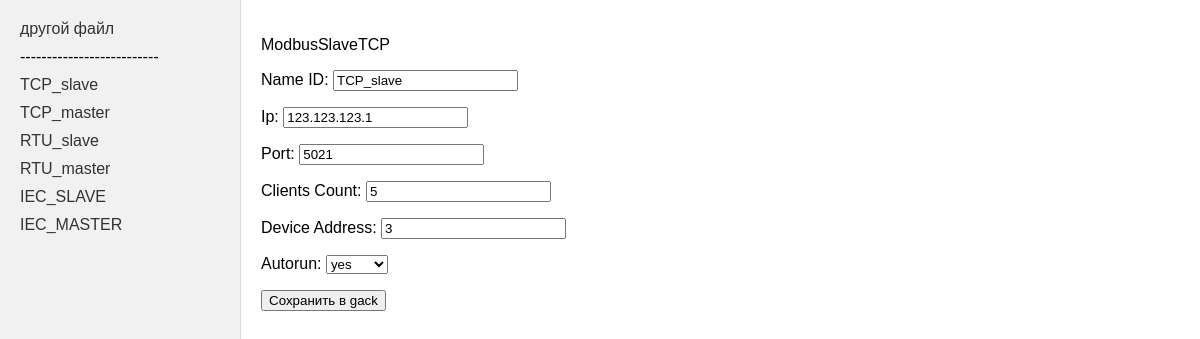
/controllerInfo/?item=ModbusSlaveTCP&Name_ID=TCP_slave, run on the app's committed database.
### main/models.py (models this page shows)
class ChoicesMixin:
    TrueFalse_Choice = (
        ('true', 'yes'),
        ('false', 'no')
    )
    Loglevel_Choice = (
        ('Trace', 'Trace'),
        ('Debug', 'Debug'),
        ('Info', 'Info'),
        ('Warn', 'Warn'),
        ('Error', 'Error'),
        ('Off', 'Off')
    )
    Speed_Choice = (
        ('s1200', '1200'),
        ('s2400', '2400'),
        ('s4800', '4800'),
        ('s9600', '9600'),
        ('s19200', '19200'),
        ('s38400', '38400'),
        ('s57600', '57600'),
        ('s115200', '115200')
    )
    Partity_Choice = (
        ('None', 'None'),
        ('Odd', 'Odd'),
        ('Even', 'Even'),
        ('Mark', 'Mark'),
        ('Space', 'Space')
    )
    StopBits_Choice = (
        ('One', 'One'),
        ('One5', 'One5'),
        ('Two', 'Two')
    )
    DataBits_Choice = (
        ('Seven', '7'),
        ('Eight', '8')
    )
    FilterChoice = (
        ('None', 'None'),
        ('Partial', 'Partial'),
        ('Full', 'Full')
    )
    TimeSyncFormatChoice = (
        ('UTC', 'UTC'),
        ('Localtime', 'Localtime')
    )

class ModbusSlaveTCP(ChoicesMixin, models.Model):
    IP = models.CharField(max_length=15)
    Port = models.CharField(max_length=20)
    Clients_Count = models.IntegerField()
    Device_Address = models.IntegerField()
    Autorun = models.CharField(max_length=20, choices=ChoicesMixin.TrueFalse_Choice)
    Name_ID = models.CharField(max_length=255, default='null', null=True)
    Sector = models.CharField(max_length=255, default='null', null=True, blank=True)
    Registers = models.CharField(max_length=255, default='null', null=True, blank=True)
    def __str__(self):
        return "ModbusSlaveTCP"

class ModbusikMasterTCP(ChoicesMixin, models.Model):
    Ip = models.CharField(max_length=15)
    Port = models.CharField(max_length=20)
    Read_timeout = models.CharField(max_length=20)
    Pause = models.CharField(max_length=20)
    Station_Address = models.CharField(max_length=20)
    Reconnect = models.IntegerField()
    NumberOfReconnections = models.IntegerField()
    Allowed_errors = models.IntegerField()
    LogLevel = models.CharField(max_length=20, choices=ChoicesMixin.Loglevel_Choice)
    Autorun = models.CharField(max_length=20, choices=ChoicesMixin.TrueFalse_Choice)
    Name_ID = models.CharField(max_length=255, default='null', null=True)
    Sector = models.CharField(max_length=255, default='null', null=True, blank=True)
    Read_registers = models.CharField(max_length=255, default='null', null=True, blank=True)
    Write_registers = models.CharField(max_length=255, default='null', null=True, blank=True)
    Endpoints = models.CharField(max_length=255, default='null', null=True, blank=True)
    def __str__(self):
        return "ModbusikMasterTCP"

class ModbusSlaveRTU(ChoicesMixin, models.Model):
    Port = models.CharField(max_length=20)
    Address = models.IntegerField()
    Speed = models.CharField(max_length=20, choices=ChoicesMixin.Speed_Choice)
    Parity = models.CharField(max_length=20, choices=ChoicesMixin.Partity_Choice)
    Stop_bits = models.CharField(max_length=20, choices=ChoicesMixin.StopBits_Choice)
    Data_bits = models.CharField(max_length=20, choices=ChoicesMixin.DataBits_Choice)
    Number_of_reconnections = models.IntegerField()
    Write_messages_in_log = models.CharField(max_length=20, choices=ChoicesMixin.TrueFalse_Choice)
    Autorun = models.CharField(max_length=20, choices=ChoicesMixin.TrueFalse_Choice)
    Name_ID = models.CharField(max_length=255, default='null', null=True)
    Sector = models.CharField(max_length=255, default='null', null=True, blank=True)
    Count = models.CharField(max_length=255, blank=True)
    Registers = models.CharField(max_length=255, default='null', null=True, blank=True)
    Registers_type = models.CharField(max_length=255, default='null', null=True, blank=True)
    def __str__(self):
        return "ModbusSlaveRTU"

class ModbusikMasterRTU(ChoicesMixin, models.Model):
    Port = models.CharField(max_length=20)
    Speed = models.CharField(max_length=20, choices=ChoicesMixin.Speed_Choice)
    Parity = models.CharField(max_length=20, choices=ChoicesMixin.Partity_Choice)
    Stop_bits = models.CharField(max_length=20, choices=ChoicesMixin.StopBits_Choice)
    Data_bits = models.CharField(max_length=20, choices=ChoicesMixin.DataBits_Choice)
    Number_of_retries = models.IntegerField()
    Read_timeout = models.IntegerField()
    Pause = models.IntegerField()
    Station_Address = models.IntegerField()
    Reconnect = models.IntegerField()
    Allowed_errors = models.IntegerField()
    LogLevel = models.CharField(max_length=20, choices=ChoicesMixin.Loglevel_Choice)
    Autorun = models.CharField(max_length=20, choices=ChoicesMixin.TrueFalse_Choice)
    Name_ID = models.CharField(max_length=255, default='null', null=True)
    Sector = models.CharField(max_length=255, default='null', null=True, blank=True)
    Registers_Type = models.CharField(max_length=255, default='null', null=True, blank=True)
    Start = models.CharField(max_length=255, default='null', null=True, blank=True)
    Data_Type = models.CharField(max_length=255, default='null', null=True, blank=True)
    Count = models.CharField(max_length=255, default='null', null=True, blank=True)
    Bytes_Order = models.CharField(max_length=255, default='null', null=True, blank=True)
    Period = models.CharField(max_length=255, default='null', null=True, blank=True)
    Filter = models.CharField(max_length=255, default='null', null=True, blank=True)
    Name = models.CharField(max_length=255, default='null', null=True, blank=True)
    Composition = models.CharField(max_length=255, default='null', null=True, blank=True)
    Control = models.CharField(max_length=255, default='null', null=True, blank=True)
    Read_registers = models.CharField(max_length=255, default='null', null=True, blank=True)
    Write_registers = models.CharField(max_length=255, default='null', null=True, blank=True)
    def __str__(self):
        return "ModbusikMasterRTU"

class IEC_60870_5_104_Slave(ChoicesMixin, models.Model):
    Port = models.CharField(max_length=20)
    AnswerTimeout = models.IntegerField()
    InfoTimeout = models.IntegerField()
    Downtime = models.IntegerField()
    W = models.IntegerField()
    K = models.IntegerField()
    MaxConnectionCount = models.IntegerField()
    QueueSize = models.IntegerField()
    Filter = models.CharField(max_length=20, choices=ChoicesMixin.FilterChoice)
    LogLevel = models.CharField(max_length=20, choices=ChoicesMixin.Loglevel_Choice)
    Autorun = models.CharField(max_length=20, choices=ChoicesMixin.TrueFalse_Choice)
    Name_ID = models.CharField(max_length=255, default='null', null=True)
    Sector = models.CharField(max_length=255, default='null', null=True, blank=True)
    Name = models.CharField(max_length=255, blank=True)
    ASDU = models.IntegerField(null=True, blank=True)
    Address = models.IntegerField(null=True, blank=True)
    Count = models.IntegerField(null=True, blank=True)
    Type = models.CharField(max_length=255, blank=True)
    Groups = models.CharField(max_length=255, blank=True)
    Cause_of_transmission = models.CharField(max_length=255, blank=True)
    IOA = models.IntegerField(null=True, blank=True)
    Range = models.IntegerField(null=True, blank=True)
    Type_send = models.CharField(max_length=255, blank=True)
    Description = models.CharField(max_length=255, default='null', null=True, blank=True)
    Data = models.CharField(max_length=255, default='null', null=True, blank=True)
    Command = models.CharField(max_length=255, default='null', null=True, blank=True)
    Files = models.CharField(max_length=255, default='null', null=True, blank=True)
    def __str__(self):
        return "IEC_60870_5_104_Slave"

class IEC_60870_5_104_Master(ChoicesMixin, models.Model):
    IP = models.CharField(max_length=15)
    Port = models.CharField(max_length=20)
    Reconnect = models.IntegerField()
    T1 = models.IntegerField()
    T2 = models.IntegerField()
    T3 = models.IntegerField()
    W = models.IntegerField()
    K = models.IntegerField()
    TimeSync = models.CharField(max_length=20, choices=ChoicesMixin.TrueFalse_Choice)
    TimeSyncFormat = models.CharField(max_length=20, choices=ChoicesMixin.TimeSyncFormatChoice)
    TimeShift = models.IntegerField()
    Filter = models.CharField(max_length=20, choices=ChoicesMixin.FilterChoice)
    NumberOfReconnections = models.IntegerField()
    SplitIntoParts = models.CharField(max_length=20, choices=ChoicesMixin.TrueFalse_Choice)
    LogLevel = models.CharField(max_length=20, choices=ChoicesMixin.Loglevel_Choice)
    Autorun = models.CharField(max_length=20, choices=ChoicesMixin.TrueFalse_Choice)
    Name_ID = models.CharField(max_length=255, default='null', null=True)
    Sector = models.CharField(max_length=255, default='null', null=True, blank=True)
    Data = models.CharField(max_length=255, default='null', null=True, blank=True)
    Command = models.CharField(max_length=255, default='null', null=True, blank=True)
    Files = models.CharField(max_length=255, default='null', null=True, blank=True)
    Endpoints = models.CharField(max_length=255, default='null', null=True, blank=True)
    Interrogation_periods = models.CharField(max_length=255, default='null', null=True, blank=True)
    def __str__(self):
        return "IEC_60870_5_104_Master"

### main/views.py (the view)
# urls.py: path('controllerInfo/', viewBlocks, name="blockview"),    # http://127.0.0.1:8000/main/controllerInfo   # path('controllerInfo/<str:nameModel>/', edit_my_model, name='edit_my_model'),
def viewBlocks(request):
    object_list = [ModbusSlaveTCP.objects.all(), ModbusikMasterTCP.objects.all(),
                   ModbusSlaveRTU.objects.all(), ModbusikMasterRTU.objects.all(),
                   IEC_60870_5_104_Slave.objects.all(), IEC_60870_5_104_Master.objects.all()]
    listInfo = request.session.get('mypath')
    nameModel = request.GET.get('item')
    name_id = request.GET.get('Name_ID')
    model_form_mapping = {
        "IEC_60870_5_104_Master": (IEC_Master_Form, IEC_60870_5_104_Master),
        "IEC_60870_5_104_Slave": (IEC_Slave_Form, IEC_60870_5_104_Slave),
        "ModbusikMasterRTU": (ModbusikMasterRTU_Form, ModbusikMasterRTU),
        "ModbusSlaveRTU": (ModbusSlaveRTU_Form, ModbusSlaveRTU),
        "ModbusikMasterTCP": (ModbusikMasterTCP_Form, ModbusikMasterTCP),
        "ModbusSlaveTCP": (ModbusSlaveTCP_Form, ModbusSlaveTCP),
    }
    if nameModel in model_form_mapping:
        form_class, model_class = model_form_mapping[nameModel]
        current_model = model_class.objects.get(Name_ID=name_id)
        if request.method == "POST":
            form = form_class(request.POST, instance=current_model)
            try:
                '''Сохранение данных в GACK'''
                form.save()
                '''Создание промежуточной папки'''
                listInfo1 = listInfo.replace('\\', '/')
                l_arr = listInfo1.split('/')
                l_arr.pop()
                l_arr[0] += '\\'
                temp_dir = tempfile.TemporaryDirectory()
                folder_path = temp_dir.name
                fantasy_zip = zipfile.ZipFile(listInfo)
                fantasy_zip.extractall(folder_path)
                fantasy_zip.close()
                '''Изменение промежуточного xml-файла'''
                path = os.path.join(folder_path, 'xsystem.xml')
                write_GACSECTOR(path)
                messages.success(request, 'данные изменены!')
                hash_file_path = os.path.join(folder_path, "hash.txt")
                if os.path.exists(hash_file_path):
                    os.remove(hash_file_path)
                '''Сохранение в gack'''
                zip_path = listInfo  # путь к архиву, который нужно создать
                zipf = zipfile.ZipFile(zip_path, 'w', zipfile.ZIP_DEFLATED)
                for root, dirs, files in os.walk(folder_path):
                    for file in files:
                        file_path = os.path.join(root, file)
                        zipf.write(file_path, os.path.relpath(file_path, folder_path))
                zipf.close()
                temp_dir.cleanup()
            except Exception as e:
                print(e)
                form.add_error(None, 'ошибка сохранения')
        else:
            form = form_class(instance=current_model)
    else:
        form = None
    context = {
        "object_list": object_list,
        "form": form,
        "nameModel": nameModel,
        "name_id": name_id
    }
    return render(request, "main/mainpage.html", context)

### main/forms.py
class ModbusSlaveTCP_Form(forms.ModelForm):
    IP = forms.CharField(validators=[ip_address_validator])
    class Meta:
        model = ModbusSlaveTCP
        fields = ['Name_ID', 'IP', 'Port', 'Clients_Count', 'Device_Address', 'Autorun']

### main/templates/main/mainpage.html (shortened to what this page needs)
{% load static %}
<!DOCTYPE html>
<html>
    <head>
        <link type="text/css" href="{% static 'css/style.css' %}" rel="stylesheet" />
    </head>
    <body>
    <div class="sidebar">
        <ul>
            <li><a href="/">другой файл</a></li>
            <li>--------------------------</li>
            {% for obj in object_list %}
                {% for item in obj %}
                    <li><a href="{% url 'blockview' %}?item={{ item }}&Name_ID={{ item.Name_ID|urlencode }}">
                        {{ item.Name_ID }}
                    </a></li>
                {% endfor %}
            {% endfor %}
        </ul>
    </div>
    <div class="content">
        <form action="{% url 'blockview' %}?item={{ nameModel }}&Name_ID={{ name_id }}" method = "post">
            {% for object in form %}
                {% if forloop.first %}
                  <p>{{ nameModel }}</p>
                {% endif %}
                <p><label class="form-label" > {{object.label}}: </label> {{ object }} </p>
                {% if forloop.last %}
                  <button type="submit">Сохранить в gack</button>
                {% endif %}
            {% endfor %}
        </form>
    </div>
    </body>
</html>

### main/static/css/style.css (style rules this page uses)
html, body { font-family: 'Arial'; margin: 0; padding: 0; height: 100%; width: 100%; }
li { list-style-type: none; }
.sidebar { display: flex; flex-direction: column; justify-content: space-between; height: 100vh; width: 200px; border-right: 1px solid #D7DBDD; background-color: #f1f1f1; padding: 20px; float: left; }
.sidebar ul { list-style-type: none; padding: 0; margin: 0; }
.sidebar li { margin-bottom: 10px; }
.sidebar a { text-decoration: none; color: #333; }
.content { display: flex; flex-direction: column; padding: 20px; float: left; }

### data on the page
ModbusSlaveTCP: Name_ID "TCP_slave", form "TCP_slave" "123.123.123.1" "5021" "5" "3" "yes"
ModbusikMasterTCP: Name_ID "TCP_master"
ModbusSlaveRTU: Name_ID "RTU_slave"
ModbusikMasterRTU: Name_ID "RTU_master"
IEC_60870_5_104_Slave: Name_ID "IEC_SLAVE"
IEC_60870_5_104_Master: Name_ID "IEC_MASTER"

### other printed values
{{ nameModel }} "ModbusSlaveTCP"
{{ object.label }} "Name ID" "Ip" "Port" "Clients Count" "Device Address" "Autorun"
